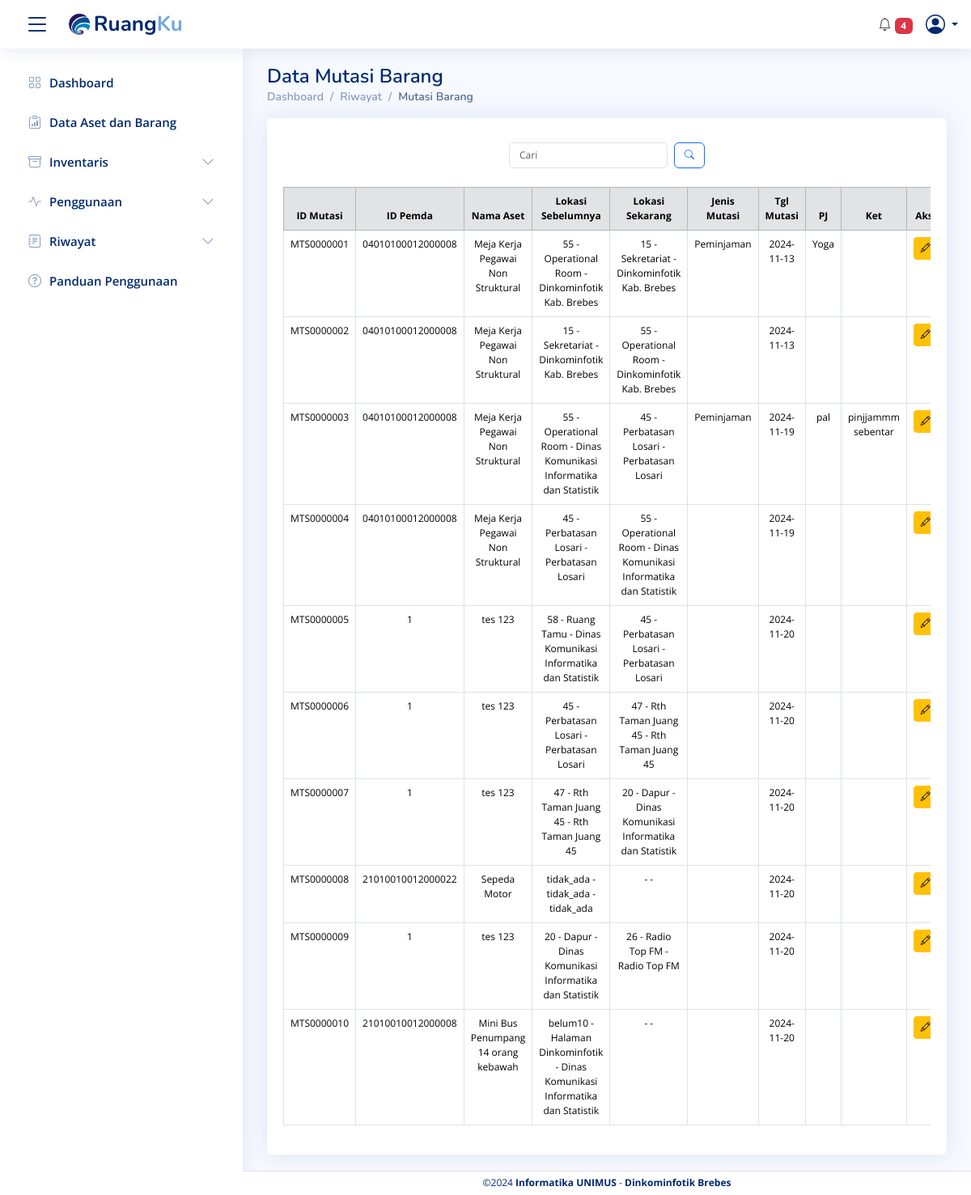
Page /Data_mutasi_barang.php on the committed database.
### tables this page shows
CREATE TABLE `mutasi_barang` (
  `id_mutasi` varchar(50) NOT NULL,
  `id_barang_pemda` varchar(50) DEFAULT NULL,
  `ruang_asal` varchar(100) NOT NULL,
  `ruang_tujuan` varchar(100) NOT NULL,
  `tgl_mutasi` date DEFAULT NULL,
  `penanggungjawab` varchar(100) DEFAULT NULL,
  `kode_barang` varchar(50) DEFAULT NULL,
  `nama_barang` varchar(100) DEFAULT NULL,
  `jenis_mutasi` varchar(100) DEFAULT NULL,
  `keterangan` text,
  `file_upload` varchar(255) DEFAULT NULL
);

### Data_mutasi_barang.php (the view, shortened to what this page needs)
<?php
include("component/header.php");
include("koneksi/koneksi.php");
$limit = isset($_GET['limit']) ? max(1, (int)$_GET['limit']) : 10;
$page = isset($_GET['page']) ? max(1, (int)$_GET['page']) : 1;
$start = ($page - 1) * $limit;
$search_query = "";
$search_params = [];
$param_types = "";
$sql = "SELECT * FROM mutasi_barang $search_query LIMIT ?, ?";
$search_params[] = $start;
$search_params[] = $limit;
$param_types .= "ii";
$stmt = mysqli_prepare($conn, $sql);
if ($param_types) {
  mysqli_stmt_bind_param($stmt, $param_types, ...$search_params);
}
mysqli_stmt_execute($stmt);
$result = mysqli_stmt_get_result($stmt);
?>
<main id="main" class="main">
  <div class="pagetitle">
    <h1>Data Mutasi Barang</h1>
    <nav>
      <ol class="breadcrumb">
        <li class="breadcrumb-item"><a href="home.php">Dashboard</a></li>
        <li class="breadcrumb-item">Riwayat</li>
        <li class="breadcrumb-item active">Mutasi Barang</li>
      </ol>
    </nav>
  </div>
  <div class="card">
    <div class="card-body" style="padding-top: 30px;">
      <div class="d-flex justify-content-between align-items-center mb-2">
        <div class="flex-grow-1 d-flex justify-content-center">
          <div class="search-bar position-relative">
            <form class="search-form d-flex align-items-center" method="GET" action="">
              <input type="text" id="search-input" name="query" placeholder="Cari" class="form-control pe-5" value="<?= isset($_GET['query']) ? htmlspecialchars($_GET['query']) : ''; ?>" oninput="toggleClearButton()">
              <button type="submit" title="Cari" class="btn btn-outline-primary ms-2">
                <i class="bi bi-search"></i>
              </button>
            </form>
          </div>
        </div>
      </div>
      <div class="table-responsive" style="padding-top: 15px;">
        <table class="table table-bordered" style="font-size: 12px;">
          <thead class="table-secondary text-center">
            <tr>
              <th>ID Mutasi</th>
              <th>ID Pemda</th>
              <th>Nama Aset</th>
              <th>Lokasi Sebelumnya</th>
              <th>Lokasi Sekarang</th>
              <th>Jenis Mutasi</th>
              <th>Tgl Mutasi</th>
              <th>PJ</th>
              <th>Ket</th>
              <th>Aksi</th>
            </tr>
          </thead>
          <tbody>
            <?php if (mysqli_num_rows($result) > 0) : ?>
              <?php while ($row = mysqli_fetch_assoc($result)) : ?>
                <tr class="text-center">
                  <td><?= $row['id_mutasi'] ?></td>
                  <td><?= $row['id_barang_pemda'] ?></td>
                  <td><?= $row['nama_barang'] ?></td>
                  <td><?= $row['ruang_asal'] ?></td>
                  <td><?= $row['ruang_tujuan'] ?></td>
                  <td><?= $row['jenis_mutasi'] ?></td>
                  <td><?= $row['tgl_mutasi'] ?></td>
                  <td><?= $row['penanggungjawab'] ?></td>
                  <td><?= $row['keterangan'] ?></td>
                  <td><a href="frm_edit_mutasi.php?id_mutasi=<?= $row['id_mutasi'] ?>" class="btn btn-warning btn-sm"><i class="bi bi-pencil"></i></a></td>
                </tr>
              <?php endwhile; ?>
            <?php else : ?>
              <tr>
                <td colspan="10" class="text-center">Tidak ada data yang ditemukan</td>
              </tr>
            <?php endif; ?>
          </tbody>
        </table>
      </div>
    </div>
  </div>
</main>
<?php include("component/footer.php"); ?>

### css/style.css (style rules this page uses)
:root { scroll-behavior: smooth; }
body { font-family: "Open Sans", sans-serif; background: #f6f9ff; color: #444444; }
a { color: #4154f1; text-decoration: none; }
h1, h2, h3, h4, h5, h6 { font-family: "Nunito", sans-serif; }
#main { margin-top: 60px; padding: 20px 30px; transition: all 0.3s; }
.pagetitle { margin-bottom: 10px; }
.pagetitle h1 { font-size: 24px; margin-bottom: 0; font-weight: 600; color: #012970; }
.card { margin-bottom: 30px; border: none; border-radius: 5px; box-shadow: 0px 0 30px rgba(1, 41, 112, 0.1); }
.card-body { padding: 0 20px 20px 20px; }
.breadcrumb { font-size: 14px; font-family: "Nunito", sans-serif; color: #899bbd; font-weight: 600; }
.breadcrumb a { color: #899bbd; transition: 0.3s; }
.breadcrumb .breadcrumb-item::before { color: #899bbd; }
.breadcrumb .active { color: #51678f; font-weight: 600; }
@media (min-width: 1200px) { #main, #footer { margin-left: 300px; } }

### css/kita.css (style rules this page uses)
.card { margin-bottom: 30px; border: none; border-radius: 5px; box-shadow: 0px 0 30px rgba(1, 41, 112, 0.1); }

### component/header.php (style rules this page uses)
.card-body * { font-size: 12px !important; }

### rows in the picture
mutasi_barang: id_mutasi "MTS0000001", id_barang_pemda "04010100012000008", nama_barang "Meja Kerja Pegawai Non Struktural", ruang_asal "55 - Operational Room - Dinkominfotik Kab. Brebes", ruang_tujuan "15 - Sekretariat - Dinkominfotik Kab. Brebes", jenis_mutasi "Peminjaman", tgl_mutasi "2024-11-13", penanggungjawab "Yoga"
mutasi_barang: id_mutasi "MTS0000002", id_barang_pemda "04010100012000008", nama_barang "Meja Kerja Pegawai Non Struktural", ruang_asal "15 - Sekretariat - Dinkominfotik Kab. Brebes", ruang_tujuan "55 - Operational Room - Dinkominfotik Kab. Brebes", tgl_mutasi "2024-11-13"
mutasi_barang: id_mutasi "MTS0000003", id_barang_pemda "04010100012000008", nama_barang "Meja Kerja Pegawai Non Struktural", ruang_asal "55 - Operational Room - Dinas Komunikasi Informatika dan Statistik", ruang_tujuan "45 - Perbatasan Losari - Perbatasan Losari", jenis_mutasi "Peminjaman", tgl_mutasi "2024-11-19", penanggungjawab "pal", keterangan "pinjjammm sebentar"
mutasi_barang: id_mutasi "MTS0000004", id_barang_pemda "04010100012000008", nama_barang "Meja Kerja Pegawai Non Struktural", ruang_asal "45 - Perbatasan Losari - Perbatasan Losari", ruang_tujuan "55 - Operational Room - Dinas Komunikasi Informatika dan Statistik", tgl_mutasi "2024-11-19"
mutasi_barang: id_mutasi "MTS0000005", id_barang_pemda "1", nama_barang "tes 123", ruang_asal "58 - Ruang Tamu - Dinas Komunikasi Informatika dan Statistik", ruang_tujuan "45 - Perbatasan Losari - Perbatasan Losari", tgl_mutasi "2024-11-20"
mutasi_barang: id_mutasi "MTS0000006", id_barang_pemda "1", nama_barang "tes 123", ruang_asal "45 - Perbatasan Losari - Perbatasan Losari", ruang_tujuan "47 - Rth Taman Juang 45 - Rth Taman Juang 45", tgl_mutasi "2024-11-20"
mutasi_barang: id_mutasi "MTS0000007", id_barang_pemda "1", nama_barang "tes 123", ruang_asal "47 - Rth Taman Juang 45 - Rth Taman Juang 45", ruang_tujuan "20 - Dapur - Dinas Komunikasi Informatika dan Statistik", tgl_mutasi "2024-11-20"
mutasi_barang: id_mutasi "MTS0000008", id_barang_pemda "21010010012000022", nama_barang "Sepeda Motor", ruang_asal "tidak_ada - tidak_ada - tidak_ada", ruang_tujuan "- -", tgl_mutasi "2024-11-20"
mutasi_barang: id_mutasi "MTS0000009", id_barang_pemda "1", nama_barang "tes 123", ruang_asal "20 - Dapur - Dinas Komunikasi Informatika dan Statistik", ruang_tujuan "26 - Radio Top FM - Radio Top FM", tgl_mutasi "2024-11-20"
mutasi_barang: id_mutasi "MTS0000010", id_barang_pemda "21010010012000008", nama_barang "Mini Bus Penumpang 14 orang kebawah", ruang_asal "belum10 - Halaman Dinkominfotik - Dinas Komunikasi Informatika dan Statistik", ruang_tujuan "- -", tgl_mutasi "2024-11-20"

### other values in the picture
$count_unpaid_tax + $count_unpaid_tax2 "4"
